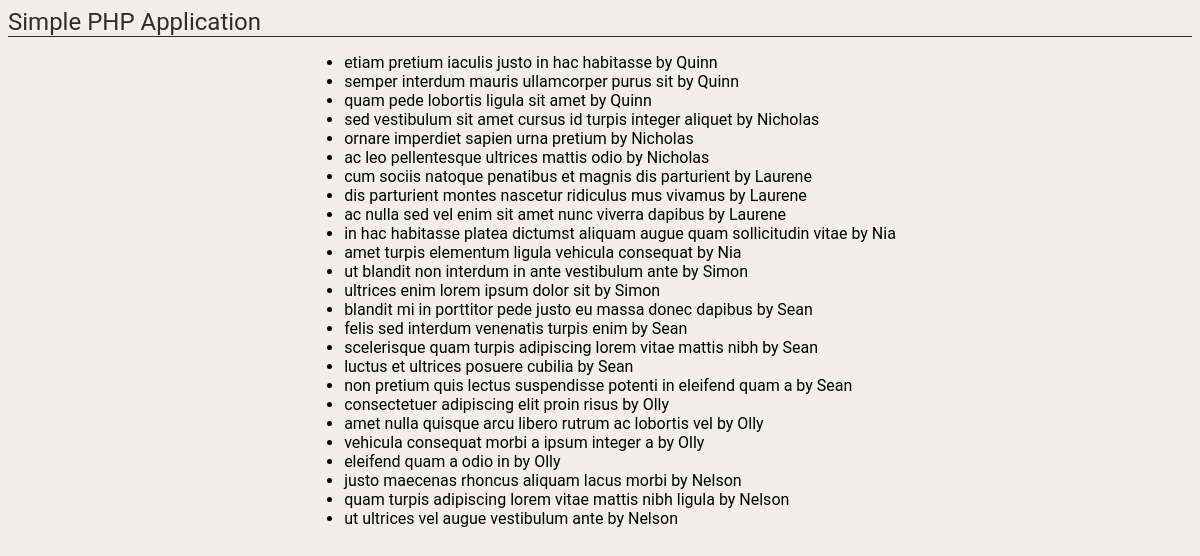
The page /advertisements on the database its author committed.
### tables this page shows
create table if not exists advertisements(
    id int(6) UNSIGNED AUTO_INCREMENT PRIMARY KEY,
    user_id int(6) UNSIGNED,
    title varchar(256) NOT NULL,
    FOREIGN KEY (user_id)
        REFERENCES users(`id`)
        ON DELETE CASCADE
        ON UPDATE CASCADE
);

create table if not exists users(
    id int(6) UNSIGNED AUTO_INCREMENT PRIMARY KEY,
    name varchar(64) NOT NULL
);

### src/app/controllers/Advertisements.php (called while the page is built)
<?php
class Advertisements extends Controller {
    public function __construct(){
        $this->advertisementsModel = $this->model('AdvertisementsModel');
    }
    public function index(){
        $ads = $this->advertisementsModel->getAdvertisements();
        $data = [
            'ads' => $ads
        ];
        $this->view('Advertisements', $data);
    }
}

### src/app/classes/Core.php (called while the page is built, shortened)
<?php
class Core {
    protected $method = 'index';
    public function __construct(){
        $this->controller = new $this->controller;
        call_user_func([$this->controller, $this->method]);
    }
}

### src/index.php (called while the page is built, shortened)
<?php
    $init = new Core();

### src/app/classes/Database.php (called while the page is built, shortened)
<?php
class Database {
    private $host = DB_HOST;
    private $user = DB_USER;
    private $pass = DB_PASS;
    private $dbname = DB_NAME;
    private $dbh;
    private $stmt;
    public function __construct(){
        $dsn = 'mysql:host=' . $this->host . ';dbname=' . $this->dbname;
        $options = array(
            PDO::ATTR_PERSISTENT => true,
            PDO::ATTR_ERRMODE => PDO::ERRMODE_EXCEPTION
        );
        try{
            $this->dbh = new PDO($dsn, $this->user, $this->pass, $options);
        } catch(PDOException $e){
            $this->error = $e->getMessage();
            echo $this->error;
        }
    }
    public function query($sql){
        $this->stmt = $this->dbh->prepare($sql);
    }
    public function execute(){
        return $this->stmt->execute();
    }
    public function resultSet(){
        $this->execute();
        return $this->stmt->fetchAll();
    }
}

### src/app/models/AdvertisementsModel.php (called while the page is built)
<?php
class AdvertisementsModel {
    private $db;
    public function __construct(){
        $this->db = new Database;
    }
    public function getAdvertisements(){
        $this->db->query("SELECT * FROM advertisements INNER JOIN users ON users.id = advertisements.user_id");
        return $this->db->resultSet();
    }
}

### src/app/views/Advertisements.php (the view)
<?php require APPROOT . '/views/Header.php'; ?>
    <div class="centered-items">
        <ul>
            <?php foreach ($data['ads'] as $ad) : ?>
                <li><?php echo $ad['title'] . ' by ' . $ad['name'] ?></li>
            <?php endforeach; ?>
        </ul>
    </div>
<?php require APPROOT . '/views/Footer.php'; ?>

### src/app/classes/Controller.php (shortened to what this page needs)
<?php
class Controller {
    public function model($model){
        return new $model();
    }
    public function view($view, $data = []){
        if(file_exists('./app/views/' . $view . '.php')){
            require_once './app/views/' . $view . '.php';
        } else {
            die('View does not exist');
        }
    }
}

### src/app/views/Header.php (shortened to what this page needs)
<!DOCTYPE html>
<html lang="en">
<head>
    <link rel="stylesheet" href="<?php echo URLROOT; ?>/lib/css/styles.css">
</head>
<body>
    <nav class="nav">
        <a href="<?php echo URLROOT; ?>" id="title">Simple PHP Application</a>
    </nav>

### rows shown on the page
advertisements: title "etiam pretium iaculis justo in hac habitasse", user.name "Quinn"
advertisements: title "semper interdum mauris ullamcorper purus sit", user.name "Quinn"
advertisements: title "quam pede lobortis ligula sit amet", user.name "Quinn"
advertisements: title "sed vestibulum sit amet cursus id turpis integer aliquet", user.name "Nicholas"
advertisements: title "ornare imperdiet sapien urna pretium", user.name "Nicholas"
advertisements: title "ac leo pellentesque ultrices mattis odio", user.name "Nicholas"
advertisements: title "cum sociis natoque penatibus et magnis dis parturient", user.name "Laurene"
advertisements: title "dis parturient montes nascetur ridiculus mus vivamus", user.name "Laurene"
advertisements: title "ac nulla sed vel enim sit amet nunc viverra dapibus", user.name "Laurene"
advertisements: title "in hac habitasse platea dictumst aliquam augue quam sollicitudin vitae", user.name "Nia"
advertisements: title "amet turpis elementum ligula vehicula consequat", user.name "Nia"
advertisements: title "ut blandit non interdum in ante vestibulum ante", user.name "Simon"
advertisements: title "ultrices enim lorem ipsum dolor sit", user.name "Simon"
advertisements: title "blandit mi in porttitor pede justo eu massa donec dapibus", user.name "Sean"
advertisements: title "felis sed interdum venenatis turpis enim", user.name "Sean"
advertisements: title "scelerisque quam turpis adipiscing lorem vitae mattis nibh", user.name "Sean"
advertisements: title "luctus et ultrices posuere cubilia", user.name "Sean"
advertisements: title "non pretium quis lectus suspendisse potenti in eleifend quam a", user.name "Sean"
advertisements: title "consectetuer adipiscing elit proin risus", user.name "Olly"
advertisements: title "amet nulla quisque arcu libero rutrum ac lobortis vel", user.name "Olly"
advertisements: title "vehicula consequat morbi a ipsum integer a", user.name "Olly"
advertisements: title "eleifend quam a odio in", user.name "Olly"
advertisements: title "justo maecenas rhoncus aliquam lacus morbi", user.name "Nelson"
advertisements: title "quam turpis adipiscing lorem vitae mattis nibh ligula", user.name "Nelson"
advertisements: title "ut ultrices vel augue vestibulum ante", user.name "Nelson"
